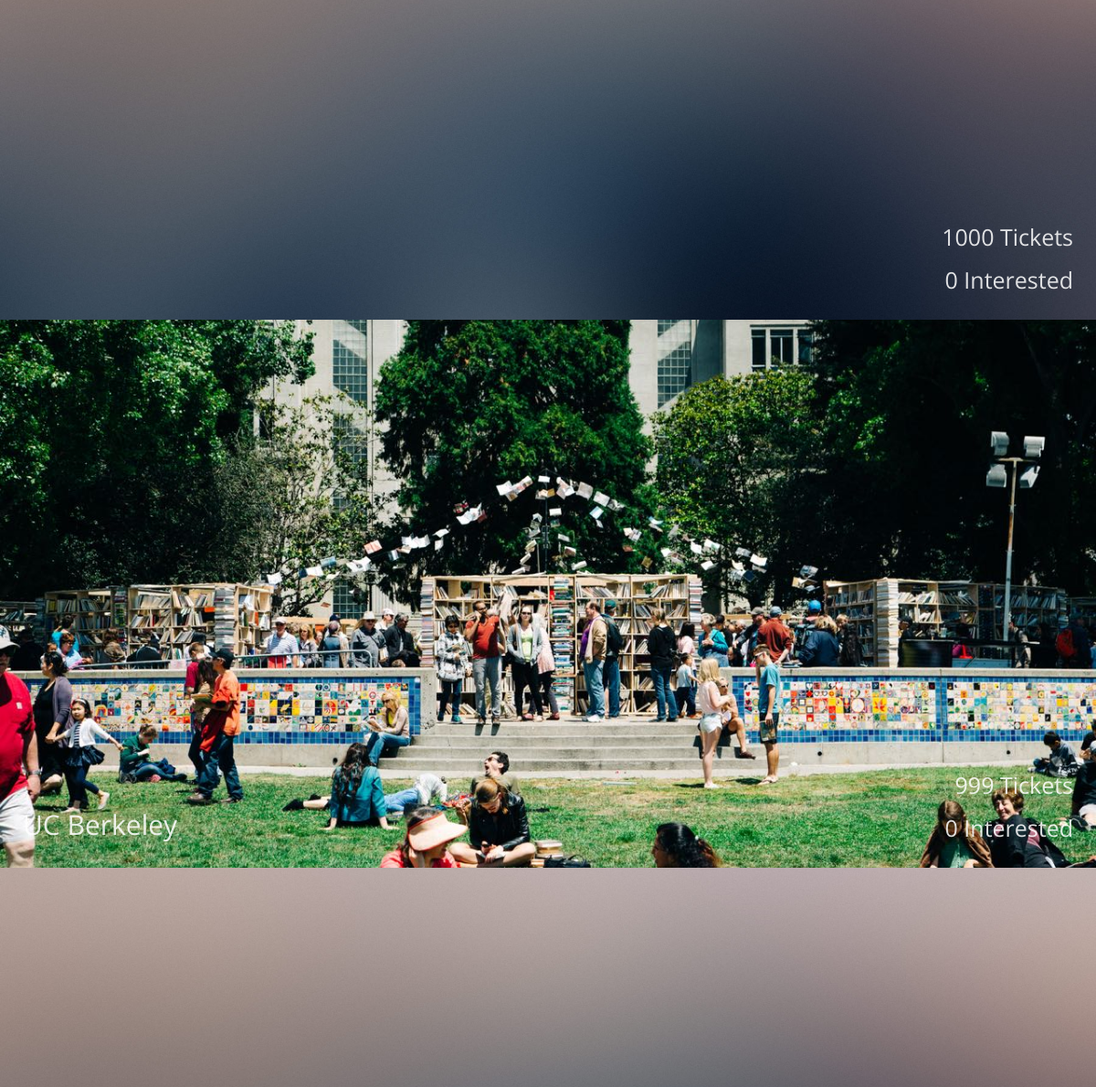
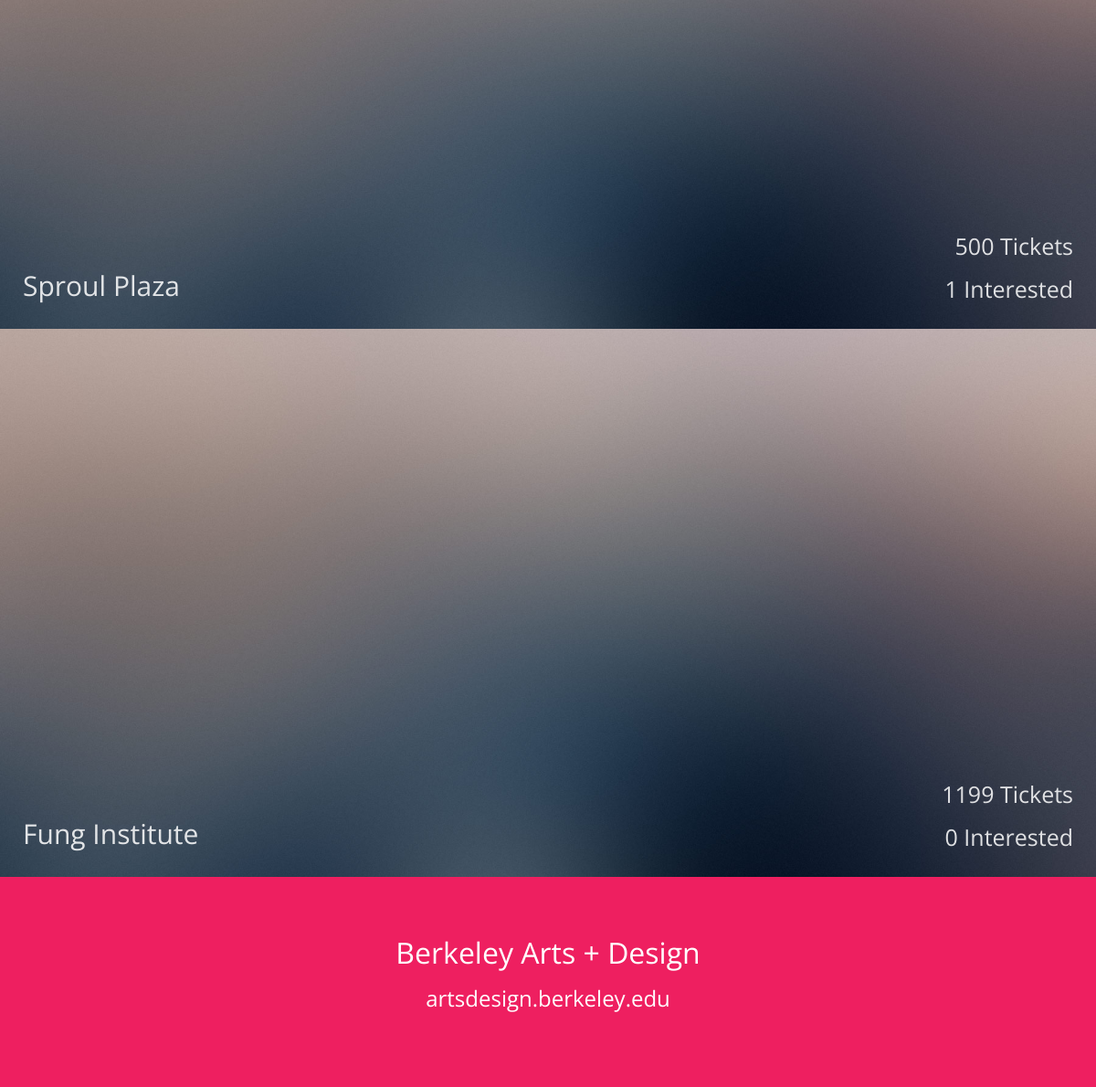
/home/ (lower part), run on an earlier commit of the app's database (2 pictures, top to bottom).
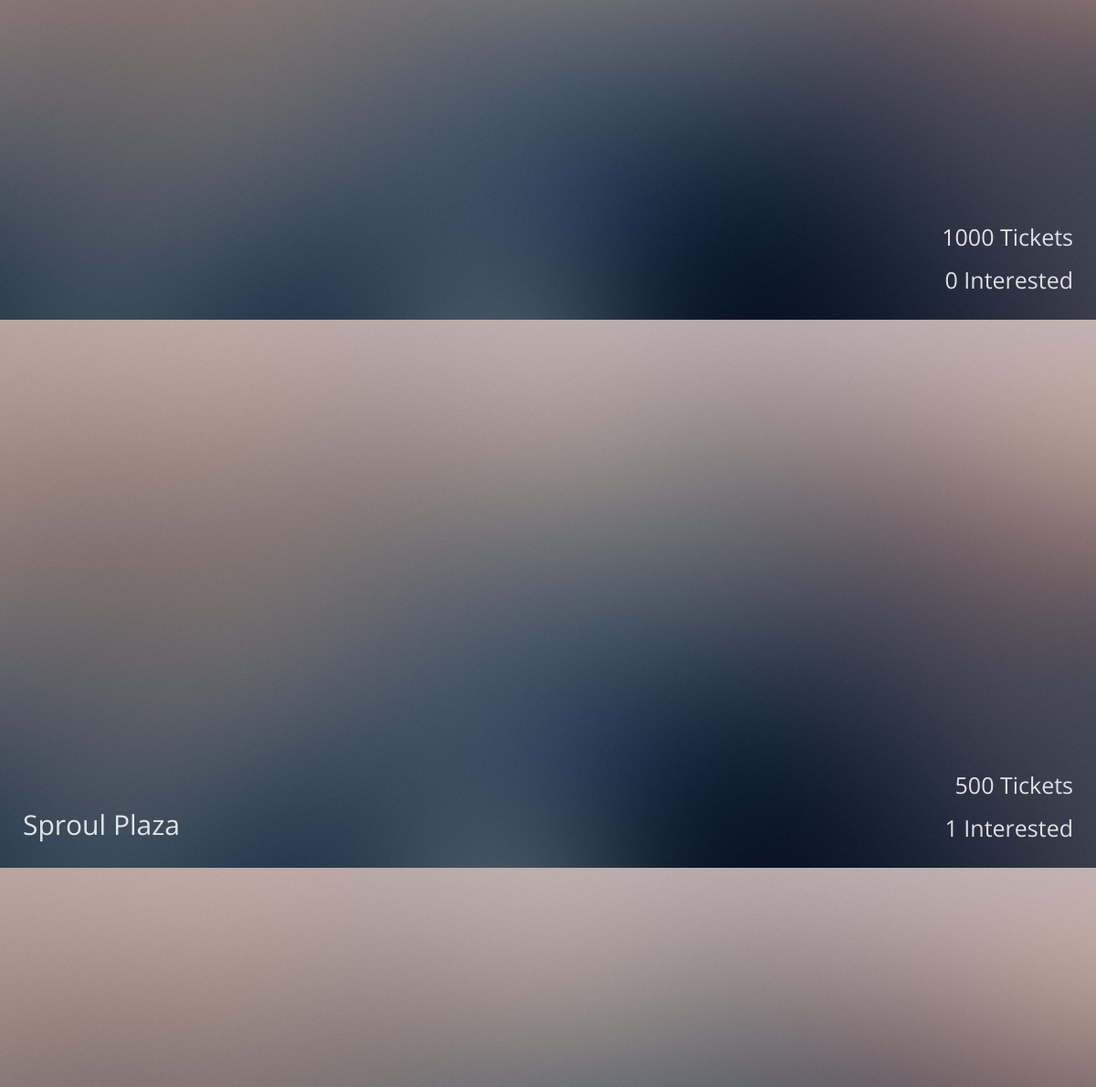
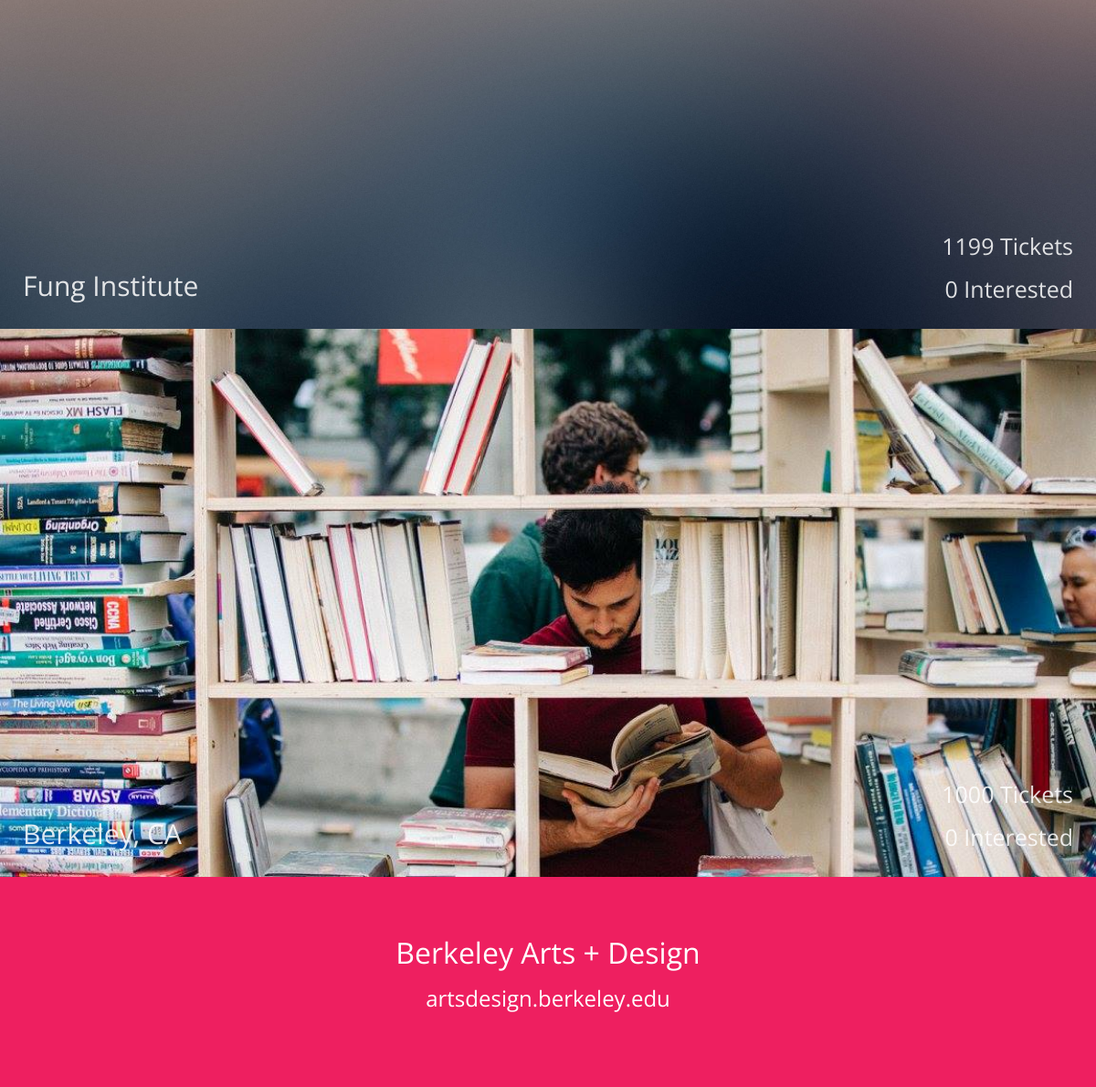
And on a later commit of the database (2 pictures, top to bottom).
### aC_bookfest/models.py (models this page shows)
class Event(models.Model):
    Title = models.CharField(max_length=255, blank=True)
    Type = models.CharField(max_length=100)
    Website = models.CharField(max_length=255, blank=True)
    Organizer = models.CharField(max_length=100)
    Location = models.CharField(max_length=255, blank=True)
    Time = models.CharField(max_length=100)
    Description = models.TextField(max_length=10000, blank=True)
    OfferType = models.CharField(max_length=100, blank=True)
    Max_order = models.IntegerField(null=False)
    Picture = models.FileField(upload_to=event_pic_path,null=True,default='settings.MEDIA_ROOT/default.jpg')

### aC_bookfest/views.py (the view)
# urls.py: url(r'^home/$', views.home, name='home'),
def home(request):
    latest_event_list = Event.objects.filter(Type='event').order_by('Time')[:5]
    return render(request, 'frontend/index.html', { 'latest_event_list': latest_event_list })

### aC_bookfest/templates/frontend/index.html (shortened to what this page needs)
{% extends 'frontend/base.html' %}
{% block content %}
<div class="rest">
<div class="angular-content" ng-app="myApp" ng-controller="myController">
	{% with user.profile.favorites.all as favorites %}
	    {% if latest_event_list %}
	        {% for event in latest_event_list %}
	            <div class="event-container" >
	            	<a href="{% url 'event_detail' pk=event.pk %}">
	                {% if event.Picture.url %}
	                <div class="event-image">
	                    <img src="{{ event.Picture.url }}" alt="{{ event.Title }}"/>
	                </div>
	                {% endif %}
	                <div class="event-info" ng-class="'color' + ($index % 3)">
						<div class="event-location">{{ event.Location }}</div>
						<div class="event-tix">{{ event.Max_order }} Tickets</div>
						<div class="event-interest">{{ event.favorited_by.count }} Interested</div>
					</div>
	            	</a>
	            </div>
	        {% endfor %}
	    {% else %}
	        <p>No events are available.</p>
	    {% endif %}
	{% endwith %}
</div>
</div>
{% endblock %}

What changed in the data, as far as the page shows it:
changed Event: Picture: a different picture; Location "UC Berkeley" → "Berkeley, CA"; Max_order "999" → "1000"; moves down the list
